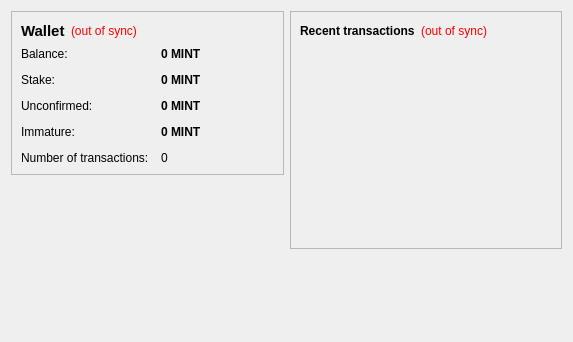
<?xml version="1.0" encoding="UTF-8"?>
<ui version="4.0">
 <class>OverviewPage</class>
 <widget class="QWidget" name="OverviewPage">
  <property name="geometry">
   <rect>
    <x>0</x>
    <y>0</y>
    <width>573</width>
    <height>342</height>
   </rect>
  </property>
  <property name="windowTitle">
   <string>Form</string>
  </property>
  <layout class="QHBoxLayout" name="horizontalLayout" stretch="1,1">
   <item>
    <layout class="QVBoxLayout" name="verticalLayout_2">
     <item>
      <widget class="QFrame" name="frame">
       <property name="frameShape">
        <enum>QFrame::StyledPanel</enum>
       </property>
       <property name="frameShadow">
        <enum>QFrame::Raised</enum>
       </property>
       <layout class="QVBoxLayout" name="verticalLayout_4">
        <item>
         <layout class="QHBoxLayout" name="horizontalLayout_4">
          <item>
           <widget class="QLabel" name="label_5">
            <property name="font">
             <font>
              <pointsize>11</pointsize>
              <weight>75</weight>
              <bold>true</bold>
             </font>
            </property>
            <property name="text">
             <string>Wallet</string>
            </property>
           </widget>
          </item>
          <item>
           <widget class="QLabel" name="labelWalletStatus">
            <property name="toolTip">
             <string>The displayed information may be out of date. Your wallet automatically synchronizes with the GhostCoin network after a connection is established, but this process has not completed yet.</string>
            </property>
            <property name="styleSheet">
             <string notr="true">QLabel { color: red; }</string>
            </property>
            <property name="text">
             <string notr="true">(out of sync)</string>
            </property>
            <property name="alignment">
             <set>Qt::AlignLeading|Qt::AlignLeft|Qt::AlignVCenter</set>
            </property>
           </widget>
          </item>
          <item>
           <spacer name="horizontalSpacer_2">
            <property name="orientation">
             <enum>Qt::Horizontal</enum>
            </property>
            <property name="sizeHint" stdset="0">
             <size>
              <width>40</width>
              <height>20</height>
             </size>
            </property>
           </spacer>
          </item>
         </layout>
        </item>
        <item>
         <layout class="QFormLayout" name="formLayout_2">
          <property name="fieldGrowthPolicy">
           <enum>QFormLayout::AllNonFixedFieldsGrow</enum>
          </property>
          <property name="horizontalSpacing">
           <number>12</number>
          </property>
          <property name="verticalSpacing">
           <number>12</number>
          </property>
          <item row="0" column="0">
           <widget class="QLabel" name="label">
            <property name="text">
             <string>Balance:</string>
            </property>
           </widget>
          </item>
          <item row="0" column="1">
           <widget class="QLabel" name="labelBalance">
            <property name="font">
             <font>
              <weight>75</weight>
              <bold>true</bold>
             </font>
            </property>
            <property name="cursor">
             <cursorShape>IBeamCursor</cursorShape>
            </property>
            <property name="toolTip">
             <string>Your current balance</string>
            </property>
            <property name="text">
             <string notr="true">0 MINT</string>
            </property>
            <property name="textInteractionFlags">
             <set>Qt::LinksAccessibleByMouse|Qt::TextSelectableByKeyboard|Qt::TextSelectableByMouse</set>
            </property>
           </widget>
          </item>
          <item row="1" column="0">
           <widget class="QLabel" name="label_6">
            <property name="text">
             <string>Stake:</string>
            </property>
           </widget>
          </item>
          <item row="1" column="1">
           <widget class="QLabel" name="labelStake">
            <property name="font">
             <font>
              <weight>75</weight>
              <bold>true</bold>
             </font>
            </property>
            <property name="cursor">
             <cursorShape>IBeamCursor</cursorShape>
            </property>
            <property name="toolTip">
             <string>Total of coins that was staked, and do not yet count toward the current balance</string>
            </property>
            <property name="text">
             <string notr="true">0 MINT</string>
            </property>
            <property name="textInteractionFlags">
             <set>Qt::LinksAccessibleByMouse|Qt::TextSelectableByKeyboard|Qt::TextSelectableByMouse</set>
            </property>
           </widget>
          </item>
          <item row="2" column="0">
           <widget class="QLabel" name="label_3">
            <property name="text">
             <string>Unconfirmed:</string>
            </property>
           </widget>
          </item>
          <item row="2" column="1">
           <widget class="QLabel" name="labelUnconfirmed">
            <property name="font">
             <font>
              <weight>75</weight>
              <bold>true</bold>
             </font>
            </property>
            <property name="cursor">
             <cursorShape>IBeamCursor</cursorShape>
            </property>
            <property name="toolTip">
             <string>Total of transactions that have yet to be confirmed, and do not yet count toward the current balance</string>
            </property>
            <property name="text">
             <string notr="true">0 MINT</string>
            </property>
            <property name="textInteractionFlags">
             <set>Qt::LinksAccessibleByMouse|Qt::TextSelectableByKeyboard|Qt::TextSelectableByMouse</set>
            </property>
           </widget>
          </item>
          <item row="3" column="0">
           <widget class="QLabel" name="labelImmatureText">
            <property name="text">
             <string>Immature:</string>
            </property>
           </widget>
          </item>
          <item row="3" column="1">
           <widget class="QLabel" name="labelImmature">
            <property name="font">
             <font>
              <weight>75</weight>
              <bold>true</bold>
             </font>
            </property>
            <property name="toolTip">
             <string>Mined balance that has not yet matured</string>
            </property>
            <property name="text">
             <string notr="true">0 MINT</string>
            </property>
            <property name="textInteractionFlags">
             <set>Qt::LinksAccessibleByMouse|Qt::TextSelectableByKeyboard|Qt::TextSelectableByMouse</set>
            </property>
           </widget>
          </item>
          <item row="4" column="0">
           <widget class="QLabel" name="label_2">
            <property name="text">
             <string>Number of transactions:</string>
            </property>
           </widget>
          </item>
          <item row="4" column="1">
           <widget class="QLabel" name="labelNumTransactions">
            <property name="toolTip">
             <string>Total number of transactions in wallet</string>
            </property>
            <property name="text">
             <string notr="true">0</string>
            </property>
           </widget>
          </item>
         </layout>
        </item>
       </layout>
      </widget>
     </item>
     <item>
      <spacer name="verticalSpacer">
       <property name="orientation">
        <enum>Qt::Vertical</enum>
       </property>
       <property name="sizeHint" stdset="0">
        <size>
         <width>20</width>
         <height>40</height>
        </size>
       </property>
      </spacer>
     </item>
     <item>
      <widget class="QLabel" name="label_6">
       <property name="text">
        <string/>
       </property>
       <property name="pixmap">
        <pixmap resource="../bitcoin.qrc">:/images/backg</pixmap>
       </property>
       <property name="scaledContents">
        <bool>false</bool>
       </property>
       <property name="alignment">
        <set>Qt::AlignCenter</set>
       </property>
       <property name="margin">
        <number>-2</number>
       </property>
      </widget>
     </item>
    </layout>
   </item>
   <item>
    <layout class="QVBoxLayout" name="verticalLayout_3">
     <item>
      <widget class="QFrame" name="frame_2">
       <property name="frameShape">
        <enum>QFrame::StyledPanel</enum>
       </property>
       <property name="frameShadow">
        <enum>QFrame::Raised</enum>
       </property>
       <layout class="QVBoxLayout" name="verticalLayout">
        <item>
         <layout class="QHBoxLayout" name="horizontalLayout_2">
          <item>
           <widget class="QLabel" name="label_4">
            <property name="text">
             <string>&lt;b&gt;Recent transactions&lt;/b&gt;</string>
            </property>
           </widget>
          </item>
          <item>
           <widget class="QLabel" name="labelTransactionsStatus">
            <property name="toolTip">
             <string>The displayed information may be out of date. Your wallet automatically synchronizes with the GhostCoin network after a connection is established, but this process has not completed yet.</string>
            </property>
            <property name="styleSheet">
             <string notr="true">QLabel { color: red; }</string>
            </property>
            <property name="text">
             <string notr="true">(out of sync)</string>
            </property>
            <property name="alignment">
             <set>Qt::AlignRight|Qt::AlignTrailing|Qt::AlignVCenter</set>
            </property>
           </widget>
          </item>
          <item>
           <spacer name="horizontalSpacer">
            <property name="orientation">
             <enum>Qt::Horizontal</enum>
            </property>
            <property name="sizeHint" stdset="0">
             <size>
              <width>40</width>
              <height>20</height>
             </size>
            </property>
           </spacer>
          </item>
         </layout>
        </item>
        <item>
         <widget class="QListView" name="listTransactions">
          <property name="styleSheet">
           <string notr="true">QListView { background: transparent; }</string>
          </property>
          <property name="frameShape">
           <enum>QFrame::NoFrame</enum>
          </property>
          <property name="verticalScrollBarPolicy">
           <enum>Qt::ScrollBarAlwaysOff</enum>
          </property>
          <property name="horizontalScrollBarPolicy">
           <enum>Qt::ScrollBarAlwaysOff</enum>
          </property>
          <property name="selectionMode">
           <enum>QAbstractItemView::NoSelection</enum>
          </property>
         </widget>
        </item>
       </layout>
      </widget>
     </item>
     <item>
      <spacer name="verticalSpacer_2">
       <property name="orientation">
        <enum>Qt::Vertical</enum>
       </property>
       <property name="sizeHint" stdset="0">
        <size>
         <width>20</width>
         <height>40</height>
        </size>
       </property>
      </spacer>
     </item>
    </layout>
   </item>
  </layout>
 </widget>
 <resources/>
 <connections/>
</ui>
